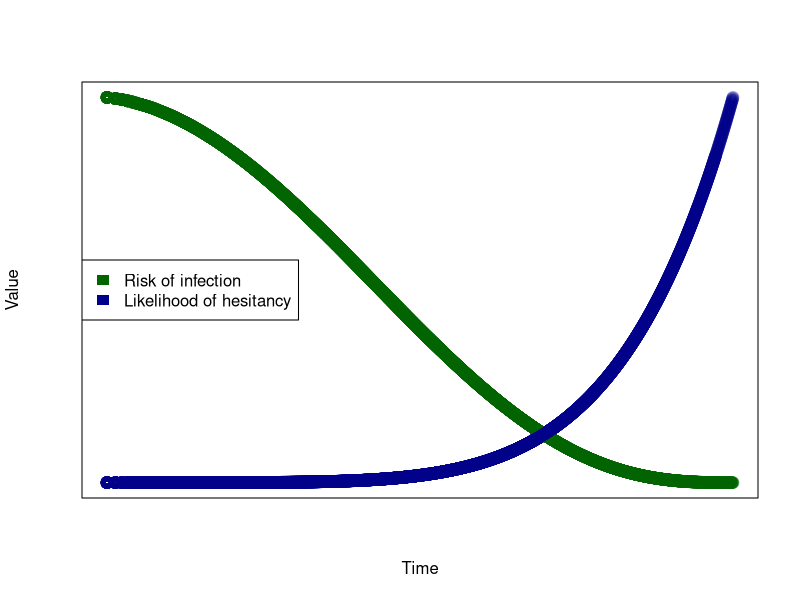
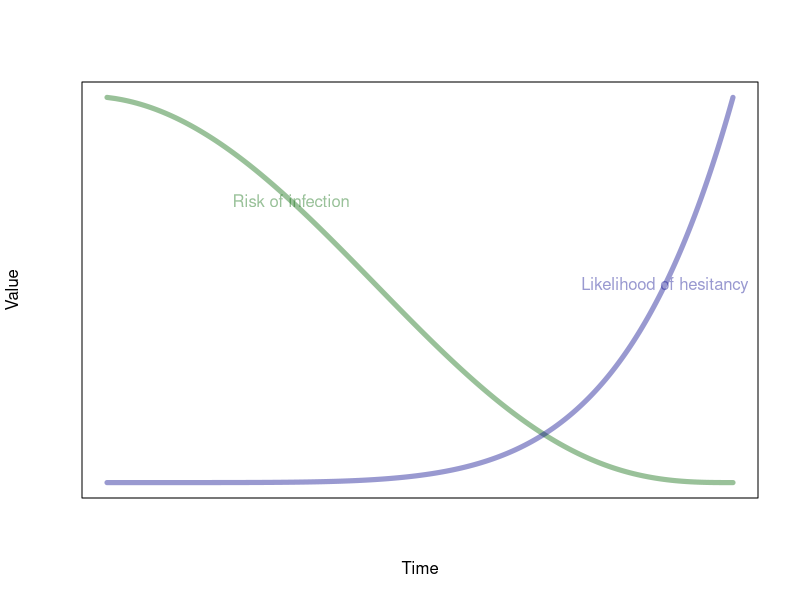
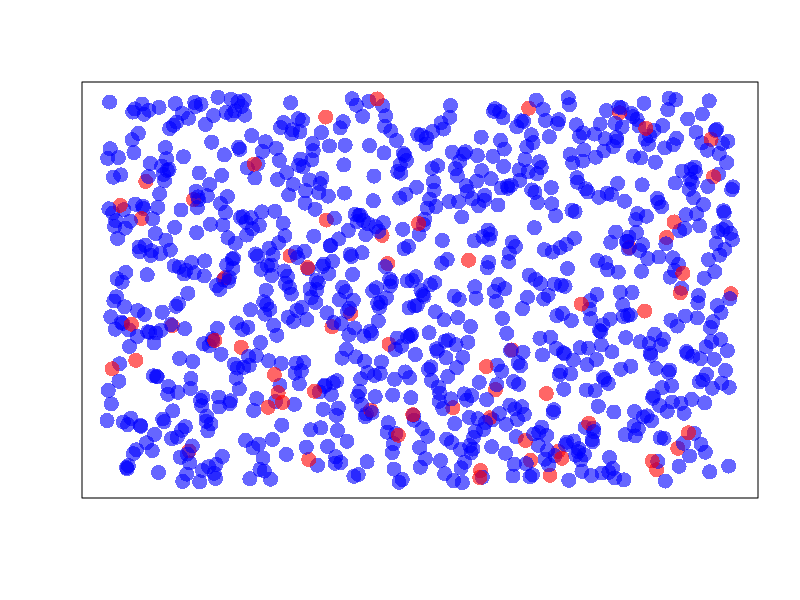
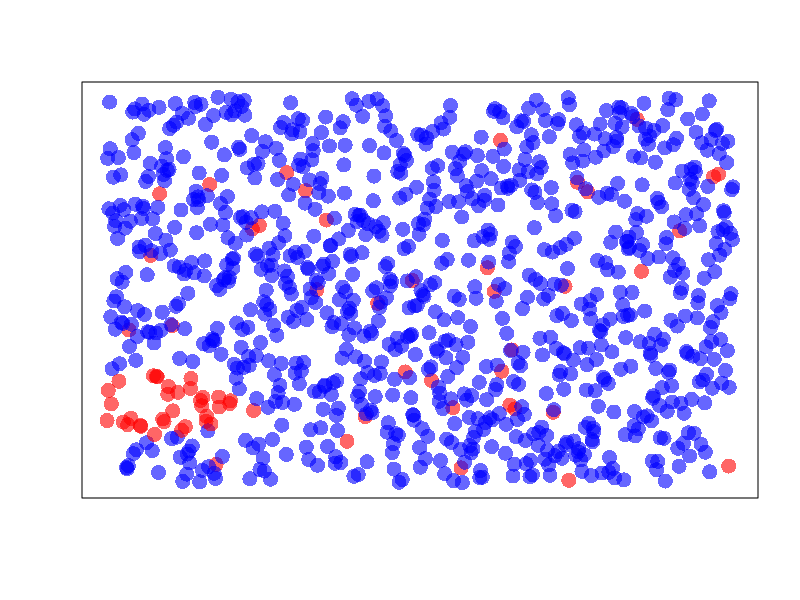
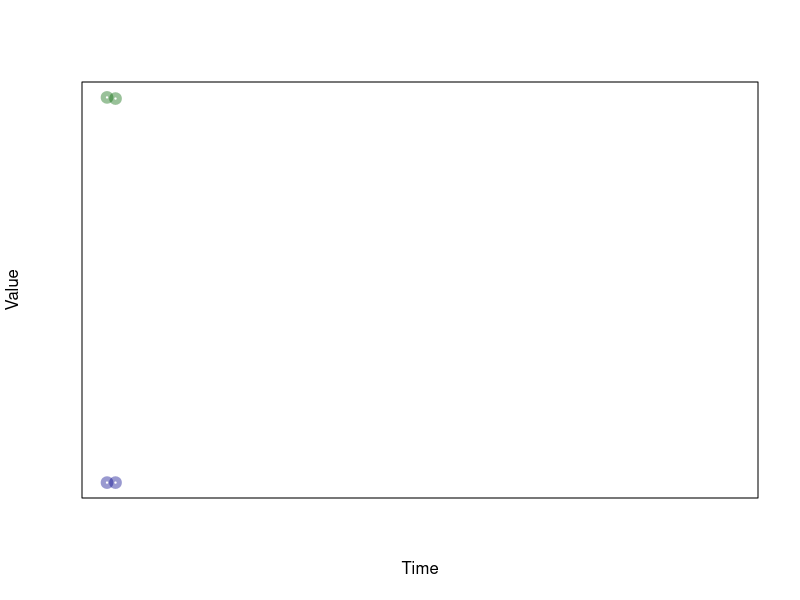
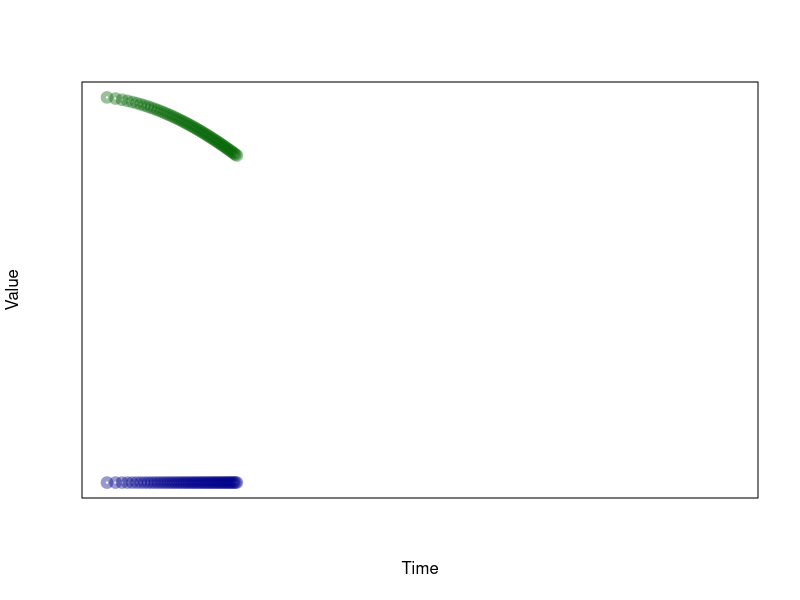
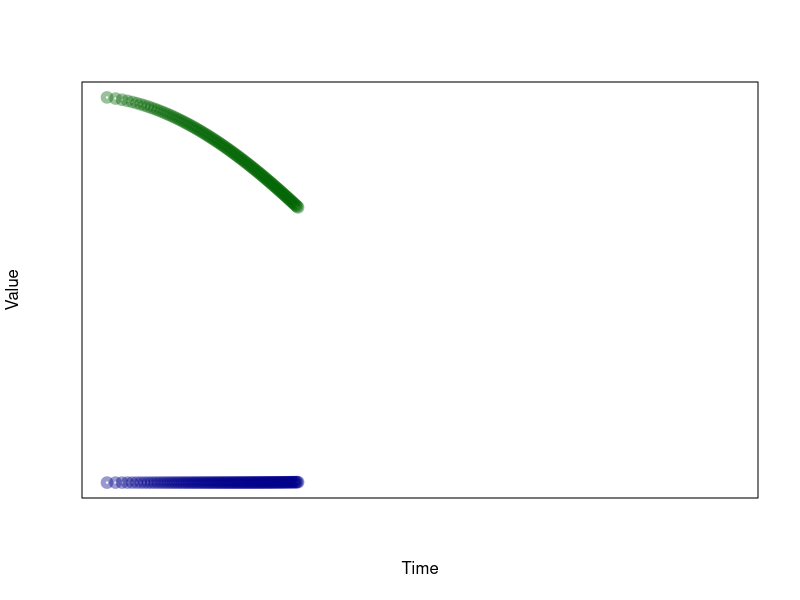
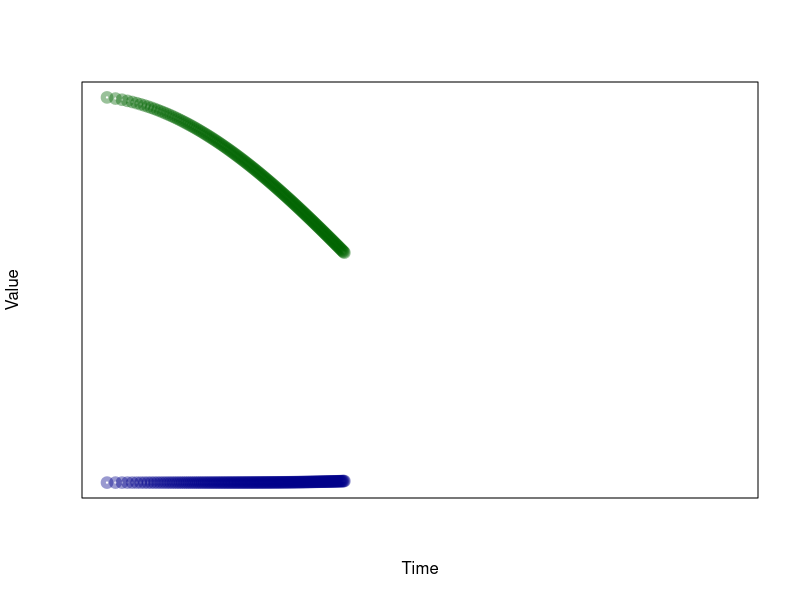

Reproduce these figures in R, in order. (Note: this script raises an error after producing the figures.)
bcol <- adjustcolor("darkgreen", alpha.f=0.4) 
ycol <- adjustcolor("darkblue", alpha.f=0.4)

x <- (1:1000)^(1/2)
y <- (1:1000)^3
plot(x,y, type = "n",
     xlab = "Time",
     ylab = "Value",
     xaxt = "n",
     yaxt = "n")

b <- rev(y)


for (i in seq(2,1000,length=20)){
  points(x[1:i],b[1:i], col = bcol, lwd = 5)
  points(x[1:i],y[1:i], col = ycol, lwd =5)
  Sys.sleep(time = 0.1)
}

legend(x="left",
       fill = c("darkgreen", "darkblue"),
       border = NA,
       legend = c("Risk of infection", "Likelihood of hesitancy"))

setwd("C:/Users/BrewJR/Documents/uf/phc6016/")
for (i in seq(2,1000,length=20)){
  png(filename = paste0("ts",i, ".png"))
  
  plot(x,y, type = "n",
       xlab = "Time",
       ylab = "Value",
       xaxt = "n",
       yaxt = "n")
  points(x[1:i],b[1:i], col = bcol, lwd = 5)
  points(x[1:i],y[1:i], col = ycol, lwd =5)
  dev.off() 
}



plot(x,y, type = "n",
     xlab = "Time",
     ylab = "Value",
     xaxt = "n",
     yaxt = "n")

lines(x,b, col = bcol, lwd = 5)
text(x[100], b[100],
     labels = "Risk of infection",
     col = bcol)


lines(x,y, col = ycol, lwd =5)
text(x[800], y[800],
     labels = "Likelihood of hesitancy",
     col = ycol)



x <- sample(1:1000, 1000)
y <- sample(1:1000, 1000)


mycol <- sample(c(rep("blue", 19), "red"), 1000, replace = TRUE)
mycol <- adjustcolor(mycol, alpha.f=0.6)

plot(x,y, col = mycol, pch = 16, cex =2,
     xaxt = "n", xlab = NA, yaxt = "n", ylab = NA)


mydata <- matrix(cbind(x,y), ncol = 2)
z <- kmeans(mydata, 25)
mydata <- data.frame(mydata)
mydata$cluster <- z$cluster

mydata$col <- ifelse(mydata$cluster == 1, "red", "blue")
mydata$col[1:40] <- "red"
mydata$col <- adjustcolor(mydata$col, alpha.f=0.6)

plot(x,y, col = mydata$col, pch = 16, cex =2,
     xaxt = "n", xlab = NA, yaxt = "n", ylab = NA)

for (i in 30:11){
  mydata <- matrix(cbind(x,y), ncol = 2)
  z <- kmeans(mydata, i)
  mydata <- data.frame(mydata)
  mydata$cluster <- z$cluster
  
  mydata$col <- ifelse(mydata$cluster == 1, "red", "blue")
  mydata$col[sample(1:nrow(mydata),i)] <- "red"
  mydata$col <- adjustcolor(mydata$col, alpha.f=0.6)
  
  png(filename = paste0("cluster",(1/i)*40, ".png"))
  
  plot(x,y, col = mydata$col, pch = 16, cex =2,
       xaxt = "n", xlab = NA, yaxt = "n", ylab = NA)
  dev.off()  
}

getwd()
setwd("C:/Users/BrewJR/Documents/uf/phc6016/")

cdc <- read.csv("pres1vaccinedata.csv")
cdc$kp <- cdc$kp * -1

FixFun <- function(x){ as.numeric(as.character(x))*-1}
cdc$mmr <- FixFun(cdc$mmr)
cdc$dtap <- FixFun(cdc$dtap)
cdc$varicella <- FixFun(cdc$varicella)

cdc$state <- gsub("[**]", "",cdc$state)
cdc$state <- tolower(cdc$state)

library(maps)
library(RColorBrewer)
library(classInt)
mymap <- map("state")
mymap$names <- sub("(.*?):.*", "\\1", mymap$names)

mymapdf <- data.frame(mymap$names)
names(mymapdf) <- "state"

library(plyr)
mymapdf <- join(x = mymapdf,
                y = cdc,
                by = "state",
                type = "left",
                match = "first")



MapFun <- function(var, color, border="grey"){
  plotvar <- var
  nclr <- 5
  plotclr <- rev(brewer.pal(nclr, color))
  class <- classIntervals(plotvar, nclr, style = "quantile", dataPrecision=0) #use "equal" instead
  #class <- classIntervals(0:100, nclr, style="equal")
  colcode <- findColours(class, plotclr)
  legcode <- paste0(gsub(",", " - ", gsub("[[]|[]]|[)]", "", names(attr(colcode, "table")))), "%")
  map("state", fill = TRUE, border=border, col=colcode)
  legend("bottomleft", # position
         legend = legcode, #names(attr(colcode, "table")), 
         fill = attr(colcode, "palette"), 
         cex = 0.85, 
         border=grey,
         bty = "n")
}

par(mfrow=c(3,1))
par(mar=c(5,2,1,1))
MapFun(var =  100 - mymapdf$mmr,
       color = "Spectral")
title(main = "MMR")

MapFun(var = 100 -  mymapdf$dtap,
       color = "Spectral")
title(main = "DTAP")

MapFun(var = 100 - mymapdf$varicella,
       color = "Spectral")
title(main = "VARICELLA")
